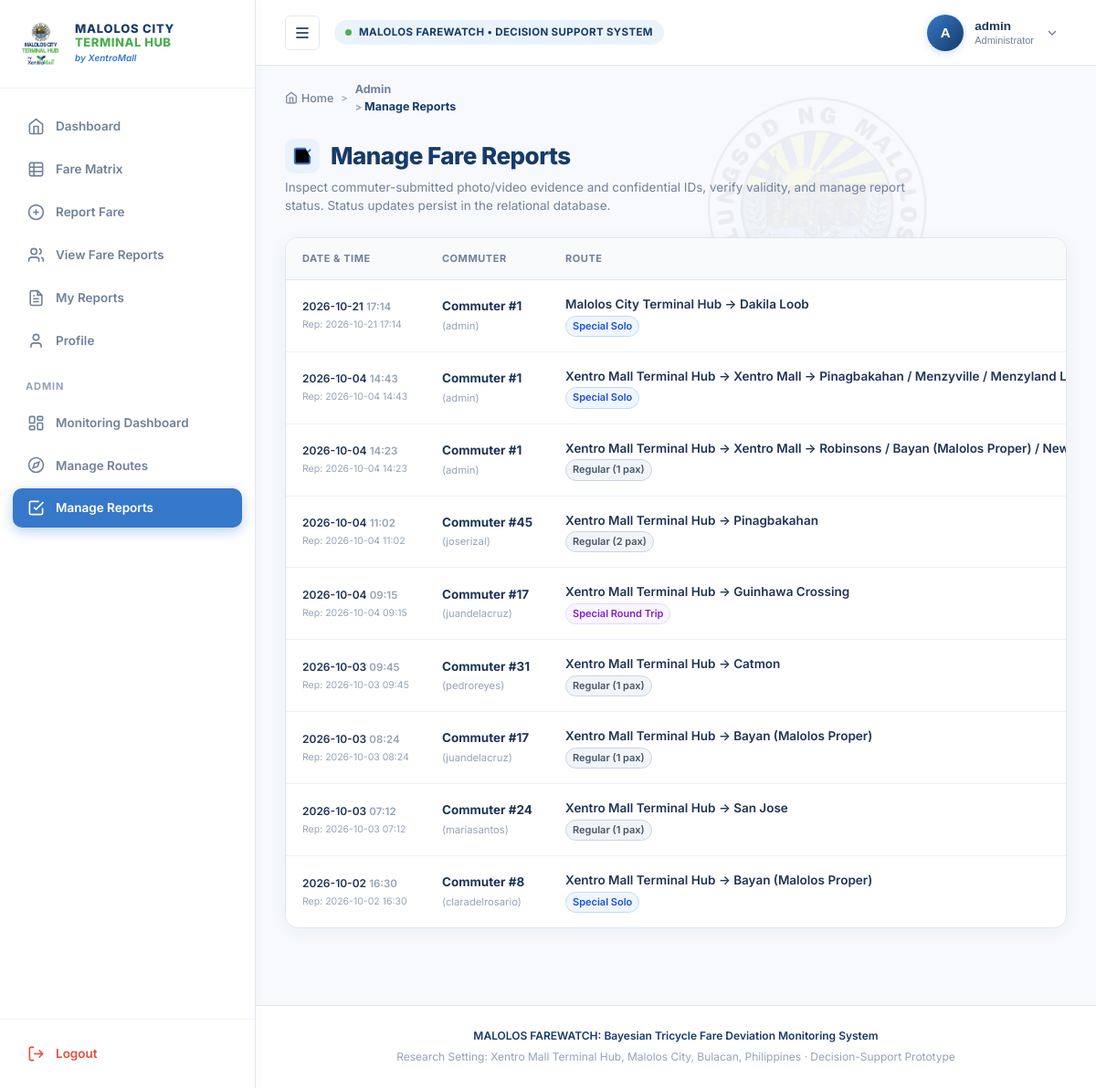
The page /admin/reports (signed in) on the database its author committed.
### tables this page shows
CREATE TABLE fare_reports (
    id INTEGER PRIMARY KEY AUTOINCREMENT,
    user_id INTEGER NOT NULL,
    route_id INTEGER NOT NULL,
    reported_fare REAL NOT NULL CHECK(reported_fare > 0),
    fare_difference REAL NOT NULL,
    distance_km REAL,
    travel_time_min INTEGER,
    body_number TEXT,
    photo_filename TEXT,
    verification_status TEXT NOT NULL DEFAULT 'Pending' 
        CHECK(verification_status IN ('Pending', 'Verified', 'Rejected')),
    posterior_probability REAL NOT NULL,
    created_at TEXT NOT NULL DEFAULT (datetime('now', 'localtime')), trip_type TEXT NOT NULL DEFAULT 'regular', passenger_count INTEGER NOT NULL DEFAULT 1, expected_fare REAL NOT NULL DEFAULT 0.0, origin TEXT NOT NULL DEFAULT 'Xentro Mall Terminal Hub', destination TEXT NOT NULL DEFAULT '', occurred_at TEXT NOT NULL DEFAULT '', id_filename TEXT DEFAULT NULL,
    FOREIGN KEY(user_id) REFERENCES users(id) ON DELETE CASCADE,
    FOREIGN KEY(route_id) REFERENCES routes(id) ON DELETE RESTRICT
);

CREATE TABLE users (
    id INTEGER PRIMARY KEY AUTOINCREMENT,
    username TEXT NOT NULL UNIQUE,
    password_hash TEXT NOT NULL,
    role TEXT NOT NULL CHECK(role IN ('commuter', 'admin')),
    created_at TEXT NOT NULL DEFAULT (datetime('now', 'localtime'))
);

### app.py (the view)
@app.route("/admin/reports")
@admin_required
def admin_reports():
    conn = db()
    reports = conn.execute("""
        SELECT fr.*, rt.name AS route_name, rt.official_fare, rt.special_fare, u.username
        FROM fare_reports fr
        JOIN routes rt ON fr.route_id = rt.id
        JOIN users u ON fr.user_id = u.id
        ORDER BY fr.created_at DESC
    """).fetchall()
    conn.close()
    return render_template("admin_reports.html", active_page="admin_reports", reports=reports)

### app.py (called while the page is built)
def db():
    return get_db(app.config.get("DATABASE", DB_FILE))

@app.template_filter("is_video")
def is_video_filter(filename):
    if not filename:
        return False
    return filename.rsplit(".", 1)[-1].lower() in VIDEO_EXTENSIONS

def admin_required(f):
    @wraps(f)
    def decorated_function(*args, **kwargs):
        if "user_id" not in session:
            flash("Administrator login is required.", "warning")
            return redirect(url_for("login"))
        if session.get("role") != "admin":
            flash("Access denied: You do not have administrator privileges.", "danger")
            return redirect(url_for("dashboard"))
        return f(*args, **kwargs)
    return decorated_function

### database.py (called while the page is built)
def get_db(db_path=DB_FILE):
    conn = sqlite3.connect(db_path)
    conn.row_factory = sqlite3.Row
    conn.execute("PRAGMA foreign_keys = ON;")
    return conn

### templates/admin_reports.html (shortened to what this page needs)
{% extends "base.html" %}
{% block breadcrumb %}<a href="{{ url_for('admin_dashboard') }}">Admin</a> <span class="breadcrumb-separator">&gt;</span> Manage Reports{% endblock %}
{% block content %}
<div class="page-header">
  <div class="page-title-block">
    <div class="page-title-row">
      <div class="page-title-icon-box">
        <svg viewBox="0 0 24 24"><path d="m9 11 3 3L22 4"/><path d="M21 12v7a2 2 0 0 1-2 2H5a2 2 0 0 1-2-2V5a2 2 0 0 1 2-2h11"/></svg>
      </div>
      <h1 class="page-title">Manage Fare Reports</h1>
    </div>
    <p class="page-subtitle">Inspect commuter-submitted photo/video evidence and confidential IDs, verify validity, and manage report status. Status updates persist in the relational database.</p>
  </div>
</div>
<div class="table-card">
  <div class="table-responsive">
    <table class="data-table">
      <thead>
        <tr>
          <th>Date &amp; Time</th>
          <th>Commuter</th>
          <th>Route</th>
        </tr>
      </thead>
      <tbody>
        {% for r in reports %}
        <tr>
          <td>
            <div class="cell-date-time" title="Trip Occurred: {{ r.occurred_at or r.created_at }} | Reported: {{ r.created_at }}">
              <div style="font-size:12px;font-weight:600;color:var(--primary-navy);">
                <span class="cell-date">{{ (r.occurred_at or r.created_at)[:10] }}</span>
                <span class="cell-time">{{ (r.occurred_at or r.created_at)[11:16] }}</span>
              </div>
              <div style="font-size:10.5px;color:var(--text-muted);margin-top:2px;">
                Rep: {{ r.created_at[:10] }} {{ r.created_at[11:16] }}
              </div>
            </div>
          </td>
          <td class="cell-commuter">
            <div>Commuter #{{ r.user_id }}</div>
            <small style="color:var(--text-muted);font-weight:normal;">({{ r.username }})</small>
          </td>
          <td class="cell-route">
            <a href="{{ url_for('report_details', report_id=r.id) }}" style="text-decoration:none;color:inherit;font-weight:600;" title="Inspect Breakdown">
              {% if r.destination %}
                {{ r.origin }} → {{ r.destination }}
              {% else %}
                {{ r.route_name }}
              {% endif %}
            </a>
            <div style="margin-top:2px;">
              {% if r.trip_type == 'special' %}
                <span class="badge-trip-type badge-trip-special">Special Solo</span>
              {% elif r.trip_type == 'special_round_trip' %}
                <span class="badge-trip-type badge-trip-round">Special Round Trip</span>
              {% else %}
                <span class="badge-trip-type badge-trip-regular">Regular ({{ r.passenger_count or 1 }} pax)</span>
              {% endif %}
            </div>
          </td>
        </tr>
        {% else %}
        <tr>
          <td colspan="10" style="text-align:center;padding:36px;color:var(--text-secondary);">
            No commuter fare reports currently in the database.
          </td>
        </tr>
        {% endfor %}
      </tbody>
    </table>
  </div>
</div>
{% endblock %}

### static/style.css (style rules this page uses)
:root { --primary-navy: #173B68; --primary-blue: #3678C9; --primary-blue-hover: #2a63a8; --light-blue: #EAF3FC; --light-blue-hover: #dbeafe; --green: #4CAF50; --light-green: #E8F5E9; --green-dark: #2E7D32; --warning-orange: #F4A340; --light-orange: #FFF3DD; --orange-dark: #D97706; --danger-red: #E74C3C; --light-red: #FFE7E5; --red-dark: #C53030; --bg-main: #F7F9FC; --bg-card: #FFFFFF; --text-primary: #1E3557; --text-secondary: #70819A; --text-muted: #94A3B8; --border-color: #E2E8F0; --border-light: #EDF2F7; --shadow-subtle: 0 4px 20px rgba(23, 59, 104, 0.05); --shadow-card: 0 8px 30px rgba(23, 59, 104, 0.07); --shadow-elevated: 0 16px 40px rgba(23, 59, 104, 0.12); --sidebar-width: 280px; --header-height: 72px; --radius-sm: 6px; --radius-md: 10px; --radius-lg: 14px; --radius-xl: 20px; --radius-full: 9999px; --transition-fast: 0.15s ease; --transition-normal: 0.25s ease; }
*, *::before, *::after { box-sizing: border-box; margin: 0; padding: 0; }
body { font-family: 'Inter', -apple-system, BlinkMacSystemFont, 'Segoe UI', Roboto, Helvetica, Arial, sans-serif; background-color: var(--bg-main); color: var(--text-primary); line-height: 1.55; font-size: 14px; -webkit-font-smoothing: antialiased; -moz-osx-font-smoothing: grayscale; min-height: 100vh; position: relative; overflow-x: hidden; }
.breadcrumb-inner a { color: var(--text-secondary); text-decoration: none; display: flex; align-items: center; gap: 4px; transition: color var(--transition-fast); }
.breadcrumb-separator { color: var(--text-muted); font-size: 11px; }
.page-header { display: flex; justify-content: space-between; align-items: flex-start; margin-bottom: 24px; gap: 20px; flex-wrap: wrap; }
.page-title-block { display: flex; flex-direction: column; }
.page-title-row { display: flex; align-items: center; gap: 12px; margin-bottom: 4px; }
.page-title-icon-box { width: 38px; height: 38px; border-radius: var(--radius-md); background-color: var(--light-blue); color: var(--primary-blue); display: flex; align-items: center; justify-content: center; flex-shrink: 0; }
.page-title-icon-box svg { width: 22px; height: 22px; stroke: currentColor; stroke-width: 2; }
.page-title { font-size: 26px; font-weight: 800; color: var(--primary-navy); letter-spacing: -0.02em; }
.page-subtitle { font-size: 13.5px; color: var(--text-secondary); max-width: 720px; line-height: 1.5; }
.table-card { background-color: var(--bg-card); border: 1px solid var(--border-color); border-radius: var(--radius-lg); box-shadow: var(--shadow-subtle); overflow: hidden; margin-bottom: 24px; }
.table-responsive { width: 100%; overflow-x: auto; -webkit-overflow-scrolling: touch; }
.data-table { width: 100%; border-collapse: collapse; text-align: left; font-size: 13.5px; }
.data-table th { background-color: #F8FAFC; color: var(--text-secondary); font-size: 11px; font-weight: 700; text-transform: uppercase; letter-spacing: 0.05em; padding: 14px 18px; border-bottom: 1px solid var(--border-color); white-space: nowrap; }
.data-table td { padding: 16px 18px; border-bottom: 1px solid var(--border-light); color: var(--text-primary); vertical-align: middle; white-space: nowrap; }
.data-table tbody tr { transition: background-color var(--transition-fast); }
.data-table tbody tr:last-child td { border-bottom: none; }
.cell-commuter { font-weight: 700; color: var(--primary-navy); }
.cell-route { font-weight: 600; color: var(--text-primary); }
.cell-date-time { display: flex; flex-direction: column; }
.cell-date { font-weight: 600; color: var(--text-primary); }
.cell-time { font-size: 11.5px; color: var(--text-muted); }
.badge-trip-type { display: inline-flex; align-items: center; gap: 4px; padding: 2px 7px; border-radius: 9999px; font-size: 11px; font-weight: 600; white-space: nowrap; }
.badge-trip-regular { background-color: #F1F5F9; color: #475569; border: 1px solid #CBD5E1; }
.badge-trip-special { background-color: #EFF6FF; color: #1D4ED8; border: 1px solid #BFDBFE; }
.badge-trip-round { background-color: #FAF5FF; color: #7E22CE; border: 1px solid #E9D5FF; }

### rows shown on the page
fare_reports: occurred_at "2026-10-21", occurred_at "17:14", created_at "2026-10-21", created_at "17:14", user_id "1", username "admin", origin "Malolos City Terminal Hub", destination "Dakila Loob", trip_type "Special Solo"
fare_reports: occurred_at "2026-10-04", occurred_at "14:43", created_at "2026-10-04", created_at "14:43", user_id "1", username "admin", origin "Xentro Mall Terminal Hub", destination "Xentro Mall → Pinagbakahan / Menzyville / Menzyland…", trip_type "Special Solo"
fare_reports: occurred_at "2026-10-04", occurred_at "14:23", created_at "2026-10-04", created_at "14:23", user_id "1", username "admin", origin "Xentro Mall Terminal Hub", destination "Xentro Mall → Robinsons / Bayan (Malolos Proper) /…", passenger_count "1"
fare_reports: occurred_at "2026-10-04", occurred_at "11:02", created_at "2026-10-04", created_at "11:02", user_id "45", username "joserizal", origin "Xentro Mall Terminal Hub", destination "Pinagbakahan", passenger_count "2"
fare_reports: occurred_at "2026-10-04", occurred_at "09:15", created_at "2026-10-04", created_at "09:15", user_id "17", username "juandelacruz", origin "Xentro Mall Terminal Hub", destination "Guinhawa Crossing", shows "Special Round Trip"
fare_reports: occurred_at "2026-10-03", occurred_at "09:45", created_at "2026-10-03", created_at "09:45", user_id "31", username "pedroreyes", origin "Xentro Mall Terminal Hub", destination "Catmon", passenger_count "1"
fare_reports: occurred_at "2026-10-03", occurred_at "08:24", created_at "2026-10-03", created_at "08:24", user_id "17", username "juandelacruz", origin "Xentro Mall Terminal Hub", destination "Bayan (Malolos Proper)", passenger_count "1"
fare_reports: occurred_at "2026-10-03", occurred_at "07:12", created_at "2026-10-03", created_at "07:12", user_id "24", username "mariasantos", origin "Xentro Mall Terminal Hub", destination "San Jose", passenger_count "1"
fare_reports: occurred_at "2026-10-02", occurred_at "16:30", created_at "2026-10-02", created_at "16:30", user_id "8", username "claradelrosario", origin "Xentro Mall Terminal Hub", destination "Bayan (Malolos Proper)", trip_type "Special Solo"

### other values the page prints
{{ session.get('username', 'U')[0]|upper }} "A"
{{ session.get('username') }} "admin"
